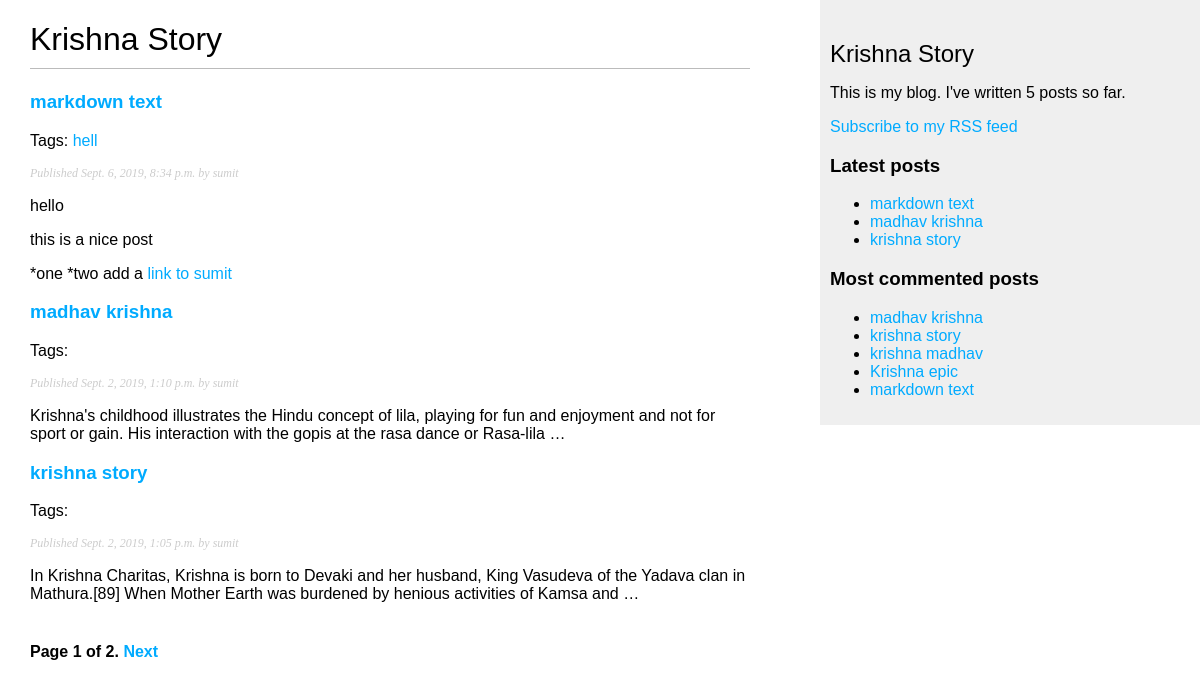
Screenshot of /blog/ with the database file from the repository.
### blog/models.py (models this page shows, shortened)
class Post(models.Model):
    STATUS_CHOICES = (
        ('draft', 'Draft'),
        ('published', 'Published'),
    )
    title = models.CharField(max_length=250)
    slug = models.SlugField(max_length=250,
                            unique_for_date='publish')
    author = models.ForeignKey(User,
                               on_delete=models.CASCADE,
                               related_name='blog_posts')
    body = models.TextField()
    publish = models.DateTimeField(default=timezone.now)
    created = models.DateTimeField(auto_now_add=True)
    updated = models.DateTimeField(auto_now=True)
    status = models.CharField(max_length=10,
                              choices=STATUS_CHOICES,
                              default='draft')
    objects = models.Manager() # The default manager.
    published = PublishedManager() # Our custom manager.
    tags = TaggableManager()
    class Meta:
        ordering=('-publish',)
    '''The convention in Django is to add a get_absolute_url() method to the model that returns the canonical URL of
	the	object.	For	this method,we will use the reverse() method that allows you to	build URLs by their	name and
	passing	optional parameters'''
    def get_absolute_url(self):
        return reverse('blog:post_detail',
                       args=[self.publish.year,
                             self.publish.month,
                             self.publish.day,
                             self.slug])

### blog/views.py (the view)
# urls.py: path('', views.post_list, name='post_list'),
def post_list(request,tag_slug=None):
    object_list= Post.published.all()
    tag=None
    if tag_slug:
        tag=get_object_or_404(Tag,slug=tag_slug)
        object_list=object_list.filter(tags__in=[tag])
    '''We instantiate the Paginator class with the number of objects
	we want to display on each page'''
    paginator = Paginator(object_list, 3) # 3 posts in each page
    """We get the page	GET	parameter that indicates the current
	page number."""
    page = request.GET.get('page')
    try:
        posts = paginator.page(page)
    except PageNotAnInteger:
        posts = paginator.page(1)
    except EmptyPage:
        posts = paginator.page(paginator.num_pages)
    return render(request,
                  'blog/post/list.html',
                  {'page': page,
                   'posts': posts,
                   'tag': tag})

### blog/models.py (called while the page is built)
    def get_queryset(self):
        return super(PublishedManager, self).get_queryset().filter(status='published')

### blog/templatetags/blog_tags.py (called while the page is built)
@register.simple_tag
def total_posts():
    return Post.published.count()

@register.inclusion_tag('blog/post/latest_posts.html')
def show_latest_posts(count=5):
    latest_posts = Post.published.order_by('-publish')[:count]
    return {'latest_posts': latest_posts}

@register.simple_tag
def get_most_commented_posts(count=5):
    return Post.published.annotate(
               total_comments=Count('comments')
           ).order_by('-total_comments')[:count]

@register.filter(name='markdown')
def markdown_format(text):
    return mark_safe(markdown.markdown(text))

### blog/templates/blog/post/list.html (shortened to what this page needs)
{% extends "blog/base.html" %}
 {% load blog_tags %}
{% block content %}
  <h1>Krishna Story</h1>
  {% for post in posts %}
    <h3>
      <a href="{{ post.get_absolute_url }}">
        {{ post.title }}
      </a>
    </h3>
	<p class="tags">
      Tags:
      {% for tag in post.tags.all %}
        <a href='{% url "blog:post_list_by_tag" tag.slug %}'>
          {{ tag.name }}
        </a>
      {% endfor %}
    </p>
    <p class="date">
      Published {{ post.publish }} by {{ post.author }}
    </p>
	{{ post.body|markdown|truncatewords_html:30 }}
  {% endfor %}
  {% include "pagination.html" with page=posts %}
{% endblock %}

### blog/templates/blog/base.html (shortened to what this page needs)
{% load blog_tags %}
{% load static %}
<!DOCTYPE html>
<html>
<head>
  <link href="{% static "css/blog.css" %}" rel="stylesheet">
</head>
<body>
  <div id="content">
    {% block content %}
    {% endblock %}
  </div>
  <div id="sidebar">
    <h2>Krishna Story</h2>
      <p>This is my blog. I've written {% total_posts %} posts so far.</p>
	  <p><a href='{% url "blog:post_feed" %}'>Subscribe to my RSS feed</a></p>
	   <h3>Latest posts</h3>
    {% show_latest_posts 3 %}
	 <h3>Most commented posts</h3>
    {% get_most_commented_posts as most_commented_posts %}
    <ul>
    {% for post in most_commented_posts %}
      <li>
        <a href="{{ post.get_absolute_url }}">{{ post.title }}</a>
      </li>
    {% endfor %}
  </div>
</body>
</html>

### blog/templates/pagination.html (shortened to what this page needs)
<div class="pagination">
  <span class="step-links">
    <span class="current">
      Page {{ page.number }} of {{ page.paginator.num_pages }}.
    </span>
      {% if page.has_next %}
        <a href="?page={{ page.next_page_number }}">Next</a>
      {% endif %}
  </span>
</div>

### blog/templates/blog/post/latest_posts.html
<ul>
{% for post in latest_posts %}
  <li>
    <a href="{{ post.get_absolute_url }}">{{ post.title }}</a>
  </li>
{% endfor %}
</ul>

### blog/static/css/blog.css (style rules this page uses)
body { margin:0; padding:0; font-family:helvetica, sans-serif; }
a { color:#00abff; text-decoration:none; }
h1 { font-weight:normal; border-bottom:1px solid #bbb; padding:0 0 10px 0; }
h2 { font-weight:normal; margin:30px 0 0; }
#content { float:left; width:60%; padding:0 0 0 30px; }
#sidebar { float:right; width:30%; padding:10px; background:#efefef; height:100%; }
p.date { color:#ccc; font-family: georgia, serif; font-size: 12px; font-style: italic; }
.pagination { margin:40px 0; font-weight:bold; }

### rows the page displays
Post: title "markdown text", publish "Sept. 6, 2019, 8:34 p.m.", author "sumit", body "hello this is a nice post *one *two add a link to sumit"
Tag: name "hell"
Post: title "madhav krishna", publish "Sept. 2, 2019, 1:10 p.m.", author "sumit", body "Krishna's childhood illustrates the Hindu concept of lila, playing for fun and enjoyment and not for sport or gain. His interaction with the gopis at the rasa dance or Rasa-lila …"
Post: title "krishna story", publish "Sept. 2, 2019, 1:05 p.m.", author "sumit", body "In Krishna Charitas, Krishna is born to Devaki and her husband, King Vasudeva of the Yadava clan in Mathura.[89] When Mother Earth was burdened by henious activities of Kamsa and …"
Post: title "krishna madhav"
Post: title "Krishna epic"

### other values shown
{{ page.number }} "1"
{{ page.paginator.num_pages }} "2"
